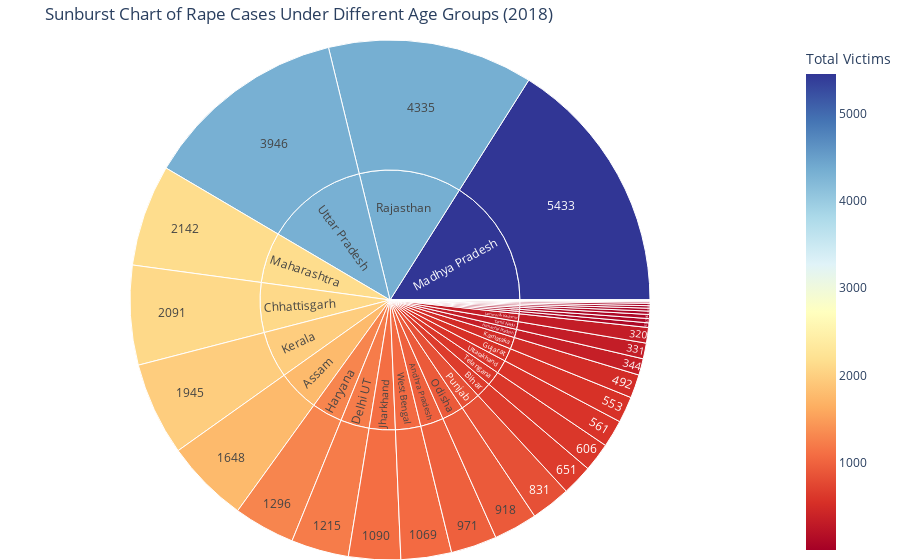

Here is the notebook cell this chart was saved with:
### Code cell
Rape_under_Different_age_groups_2018.fillna(0)
dtdf = Rape_under_Different_age_groups_2018.sort_values(by='Cases Reported ',ascending =False)
dtdf.drop(35,inplace=True)

# Rename columns to remove spaces and special characters
#df.columns = df.columns.str.replace('[^a-zA-Z0-9]', '_', regex=True)

fig = px.sunburst(
    dtdf,
    path=['State/UT ', 'Cases Reported '],
    values='Total Victims ',
    color='Total Victims ',
    title='Sunburst Chart of Rape Cases Under Different Age Groups (2018)',
    color_continuous_scale='RdYlBu'
)

fig.update_layout(margin=dict(l=0, r=0, b=0, t=40))
fig.show()

### Figure 1 — Plotly figure (JSON) as saved in the notebook; plotly's stock layout.template omitted (floating-point values rounded to 4 significant figures)
{"data": [{"branchvalues": "total", "customdata": [[2], [3], [7], [11], [16], [30], [50], [52], [61], [70], [86], [89], [97], [328], [332], [349], [497], [553], [576], [606], [651], [837], [923], [973], [1069], [1098], [1217], [1296], [1767], [1972], [2101], [2149], [4322], [4337], [5450], [30], [973], [70], [1767], [651], [86], [2101], [7], [3], [1217], [61], [553], [1296], [349], [328], [1098], [497], [1972], [2], [5450], [2149], [52], [89], [50], [11], [923], [837], [4337], [16], [332], [606], [97], [4322], [576], [1069]], "domain": {"x": [0, 1], "y": [0, 1]}, "hovertemplate": "labels=%{label}<br>Total Victims _sum=%{value}<br>parent=%{parent}<br>id=%{id}<br>Total Victims =%{color}<extra></extra>", "ids": ["Lakshadweep /2", "Daman & Diu /3", "D&N Haveli /7", "Nagaland /10", "Sikkim /16", "A & N Islands/30", "Mizoram /50", "Manipur /52", "Goa /61", "Arunachal Pradesh/67", "Chandigarh /86", "Meghalaya* /87", "Tripura /97", "Jammu & Kashmir/320", "Tamil Nadu /331", "Himachal Pradesh/344", "Karnataka /492", "Gujarat /553", "Uttarakhand /561", "Telangana /606", "Bihar /651", "Punjab /831", "Odisha /918", "Andhra Pradesh /971", "West Bengal /1069", "Jharkhand /1090", "Delhi UT /1215", "Haryana /1296", "Assam /1648", "Kerala /1945", "Chhattisgarh /2091", "Maharashtra /2142", "Uttar Pradesh/3946", "Rajasthan /4335", "Madhya Pradesh/5433", "A & N Islands", "Andhra Pradesh ", "Arunachal Pradesh", "Assam ", "Bihar ", "Chandigarh ", "Chhattisgarh ", "D&N Haveli ", "Daman & Diu ", "Delhi UT ", "Goa ", "Gujarat ", "Haryana ", "Himachal Pradesh", "Jammu & Kashmir", "Jharkhand ", "Karnataka ", "Kerala ", "Lakshadweep ", "Madhya Pradesh", "Maharashtra ", "Manipur ", "Meghalaya* ", "Mizoram ", "Nagaland ", "Odisha ", "Punjab ", "Rajasthan ", "Sikkim ", "Tamil Nadu ", "Telangana ", "Tripura ", "Uttar Pradesh", "Uttarakhand ", "West Bengal "], "labels": ["2", "3", "7", "10", "16", "30", "50", "52", "61", "67", "86", "87", "97", "320", "331", "344", "492", "553", "561", "606", "651", "831", "918", "971", "1069", "1090", "1215", "1296", "1648", "1945", "2091", "2142", "3946", "4335", "5433", "A & N Islands", "Andhra Pradesh ", "Arunachal Pradesh", "Assam ", "Bihar ", "Chandigarh ", "Chhattisgarh ", "D&N Haveli ", "Daman & Diu ", "Delhi UT ", "Goa ", "Gujarat ", "Haryana ", "Himachal Pradesh", "Jammu & Kashmir", "Jharkhand ", "Karnataka ", "Kerala ", "Lakshadweep ", "Madhya Pradesh", "Maharashtra ", "Manipur ", "Meghalaya* ", "Mizoram ", "Nagaland ", "Odisha ", "Punjab ", "Rajasthan ", "Sikkim ", "Tamil Nadu ", "Telangana ", "Tripura ", "Uttar Pradesh", "Uttarakhand ", "West Bengal "], "marker": {"coloraxis": "coloraxis", "colors": [2, 3, 7, 11, 16, 30, 50, 52, 61, 70, 86, 89, 97, 328, 332, 349, 497, 553, 576, 606, 651, 837, 923, 973, 1069, 1098, 1217, 1296, 1767, 1972, 2101, 2149, 4322, 4337, 5450, 30, 973, 70, 1767, 651, 86, 2101, 7, 3, 1217, 61, 553, 1296, 349, 328, 1098, 497, 1972, 2, 5450, 2149, 52, 89, 50, 11, 923, 837, 4337, 16, 332, 606, 97, 4322, 576, 1069]}, "name": "", "parents": ["Lakshadweep ", "Daman & Diu ", "D&N Haveli ", "Nagaland ", "Sikkim ", "A & N Islands", "Mizoram ", "Manipur ", "Goa ", "Arunachal Pradesh", "Chandigarh ", "Meghalaya* ", "Tripura ", "Jammu & Kashmir", "Tamil Nadu ", "Himachal Pradesh", "Karnataka ", "Gujarat ", "Uttarakhand ", "Telangana ", "Bihar ", "Punjab ", "Odisha ", "Andhra Pradesh ", "West Bengal ", "Jharkhand ", "Delhi UT ", "Haryana ", "Assam ", "Kerala ", "Chhattisgarh ", "Maharashtra ", "Uttar Pradesh", "Rajasthan ", "Madhya Pradesh", "", "", "", "", "", "", "", "", "", "", "", "", "", "", "", "", "", "", "", "", "", "", "", "", "", "", "", "", "", "", "", "", "", "", ""], "type": "sunburst", "values": [2, 3, 7, 11, 16, 30, 50, 52, 61, 70, 86, 89, 97, 328, 332, 349, 497, 553, 576, 606, 651, 837, 923, 973, 1069, 1098, 1217, 1296, 1767, 1972, 2101, 2149, 4322, 4337, 5450, 30, 973, 70, 1767, 651, 86, 2101, 7, 3, 1217, 61, 553, 1296, 349, 328, 1098, 497, 1972, 2, 5450, 2149, 52, 89, 50, 11, 923, 837, 4337, 16, 332, 606, 97, 4322, 576, 1069]}], "layout": {"coloraxis": {"colorbar": {"title": {"text": "Total Victims "}}, "colorscale": [[0, "rgb(165,0,38)"], [0.1, "rgb(215,48,39)"], [0.2, "rgb(244,109,67)"], [0.3, "rgb(253,174,97)"], [0.4, "rgb(254,224,144)"], [0.5, "rgb(255,255,191)"], [0.6, "rgb(224,243,248)"], [0.7, "rgb(171,217,233)"], [0.8, "rgb(116,173,209)"], [0.9, "rgb(69,117,180)"], [1, "rgb(49,54,149)"]]}, "legend": {"tracegroupgap": 0}, "margin": {"b": 0, "l": 0, "r": 0, "t": 40}, "title": {"text": "Sunburst Chart of Rape Cases Under Different Age Groups (2018)"}}}
